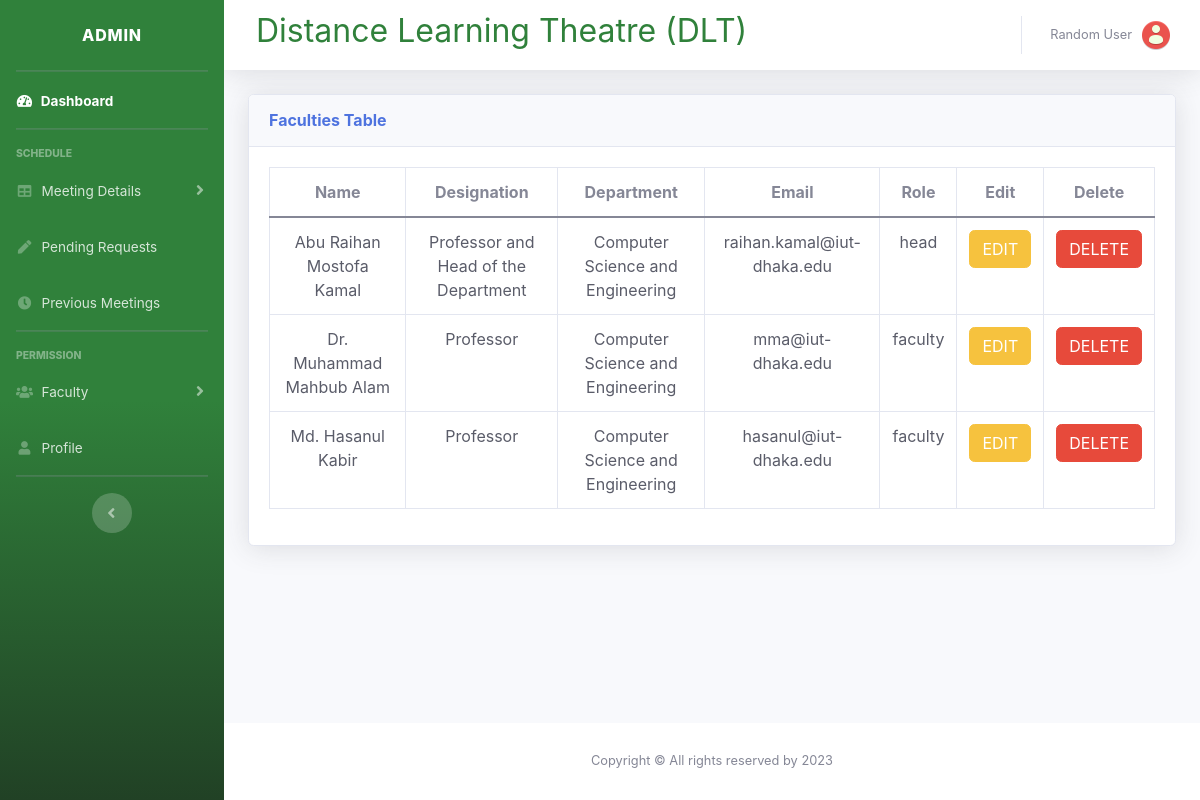
/admin/faculty.php, run on the app's committed database.
### tables this page shows
CREATE TABLE `faculty` (
  `id` int(11) NOT NULL,
  `first_name` varchar(50) NOT NULL,
  `last_name` varchar(50) NOT NULL,
  `email` varchar(255) NOT NULL,
  `department` varchar(255) NOT NULL,
  `designation` varchar(255) NOT NULL,
  `role` varchar(255) NOT NULL
);

### admin/functions.php (the view, shortened to what this page needs)
<?php
function escape($string)
{
    global $connection;
    return mysqli_real_escape_string($connection, trim($string));
}
function getAllFaculty()
{
    global $connection;
    $query = "SELECT * FROM faculty";
    $select_faculties = mysqli_query($connection, $query);
    while ($row = mysqli_fetch_assoc($select_faculties)) {
        $id = escape($row['id']);
        $firstname = escape($row['first_name']);
        $lastname = escape($row['last_name']);
        $fullname = $firstname . " " . $lastname;
        $email = escape($row['email']);
        $department = escape($row['department']);
        $designation = escape($row['designation']);
        $role = escape($row['role']);
        echo "<tr>
            <td class='text-dark text-center'>$fullname</td>
            <td class='text-dark text-center'>$designation</td>
            <td class='text-dark text-center'>$department</td>
            <td class='text-dark text-center'>$email</td>
            <td class='text-dark text-center'>$role</td>
            <td width='5%'><a href='faculty.php?source=edit_faculty&f_id={$id}' class='btn btn-warning'>EDIT</a></td>
            <td width='5%'><a onclick=\"javascript: return confirm('Do you really want to delete the user?')\" href='faculty.php?delete={$id}' class='btn btn-danger'>DELETE</a></td>
          </tr>";
    }
}
?>

### data on the page
faculty: fullname "Abu Raihan Mostofa Kamal", designation "Professor and Head of the Department", department "Computer Science and Engineering", email "raihan.kamal@iut-dhaka.edu", role "head"
faculty: fullname "Dr. Muhammad Mahbub Alam", designation "Professor", department "Computer Science and Engineering", email "mma@iut-dhaka.edu", role "faculty"
faculty: fullname "Md. Hasanul Kabir", designation "Professor", department "Computer Science and Engineering", email "hasanul@iut-dhaka.edu", role "faculty"
